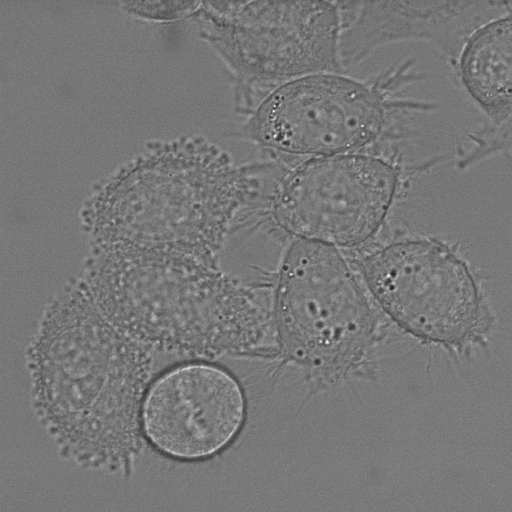
#> input picture hela_dataset-train-01/t009.tif, 512 x 512 px
$ jupyter execute process_image.ipynb
#> lines starting #> are read from the running program, lines starting #| are printed output that depends on the picture; after the words box and inside, x2 and y2 are one past the last pixel; in counts of white or black regions, pixels touching at a corner belong together
[cell 1]
import cv2
import numpy as np
from pathlib import Path
import matplotlib.pyplot as plt

[cell 2]
# Görüntüyü yükle
input_path = "hela_dataset-train-01/t009.tif"
output_path = "hela_dataset-train-01/t009_processed.tif"

# TIF dosyasını oku
img = cv2.imread(input_path, cv2.IMREAD_UNCHANGED)
#> img is the input picture: shape (512, 512); min 32, max 247, mean 119.4

if img is None:
    print(f"Hata: {input_path} dosyası okunamadı!")
else:
    print(f"Orijinal görüntü boyutu: {img.shape}")
#| Orijinal görüntü boyutu: (512, 512)
    print(f"Orijinal görüntü tipi: {img.dtype}")
#| Orijinal görüntü tipi: uint8

    # Orijinal görüntüyü göster
    plt.figure(figsize=(8, 8))
    if len(img.shape) == 3:
        plt.imshow(cv2.cvtColor(img, cv2.COLOR_BGR2RGB))
    else:
        plt.imshow(img, cmap='gray')
    plt.title('Orijinal Görüntü')
    plt.axis('off')
    plt.show()

    # Eğer renkli ise gri tonlamaya çevir
    if len(img.shape) == 3:
        gray = cv2.cvtColor(img, cv2.COLOR_BGR2GRAY)
    else:
        gray = img.copy()

    # 1. Gürültü azaltma - Gaussian blur ile
    denoised = cv2.GaussianBlur(gray, (5, 5), 0)

    # 2. Binary'ye çevir - Otsu thresholding (otomatik threshold değeri)
    _, binary = cv2.threshold(denoised, 0, 255, cv2.THRESH_BINARY + cv2.THRESH_OTSU)
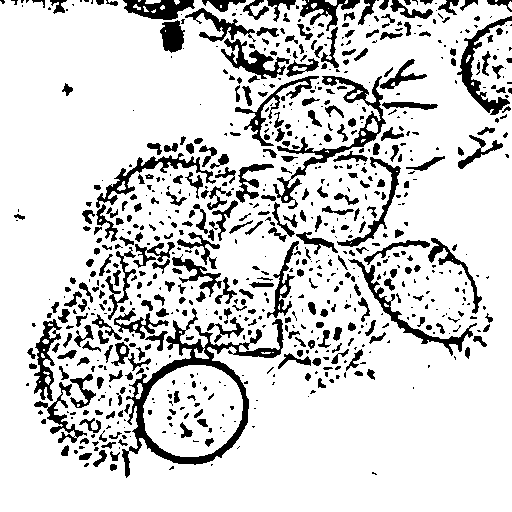
#> binary: shape (512, 512); 83.4% white; 763 black regions (429 under 20 px), largest, box (x1, y1, x2, y2) and area: (122, 308, 284, 478) 4115, (273, 76, 386, 209) 1971, (457, 16, 512, 115) 1208

    # 3. Arka planı siyah yapmak için kontrol et
    # Eğer çoğunluk beyazsa (arka plan beyaz), invert et
    white_pixels = np.sum(binary == 255)
#> white_pixels = 218635
    black_pixels = np.sum(binary == 0)
#> black_pixels = 43509

    if white_pixels > black_pixels:
        # Arka plan beyazsa, invert et (arka plan siyah olsun)
        binary = cv2.bitwise_not(binary)
        print("Görüntü invert edildi (arka plan siyah yapıldı)")

    print(f"\nBinary görüntü oluşturuldu:")
    print(f"Binary görüntü boyutu: {binary.shape}")
#| Binary görüntü boyutu: (512, 512)
    print(f"Beyaz pikseller: {np.sum(binary == 255)}, Siyah pikseller: {np.sum(binary == 0)}")
#| Beyaz pikseller: 43509, Siyah pikseller: 218635

    # Binary görüntüyü göster
    plt.figure(figsize=(8, 8))
    plt.imshow(binary, cmap='gray')
    plt.title('Binary Görüntü (Noise Kaldırılmış)')
    plt.axis('off')
    plt.show()

[cell 3]
# Morphological işlemler için kernel oluştur
kernel = cv2.getStructuringElement(cv2.MORPH_ELLIPSE, (5, 5))
# Alternatif kernel seçenekleri:
# kernel = cv2.getStructuringElement(cv2.MORPH_RECT, (5, 5))
# kernel = cv2.getStructuringElement(cv2.MORPH_CROSS, (5, 5))

# 1. Closing işlemi: Dilation + Erosion
# Küçük delikleri kapatır ve nesneleri birleştirir
closed = cv2.morphologyEx(binary, cv2.MORPH_CLOSE, kernel)
#> closed: shape (512, 512); 20.3% white; 356 white regions (236 under 20 px), largest, box (x1, y1, x2, y2) and area: (27, 59, 438, 478) 31635, (123, 0, 413, 83) 7255, (348, 238, 487, 360) 2947
print(f"Closing işlemi tamamlandı")
print(f"Closing öncesi - Beyaz: {np.sum(binary == 255)}, Siyah: {np.sum(binary == 0)}")
#| Closing öncesi - Beyaz: 43509, Siyah: 218635
print(f"Closing sonrası - Beyaz: {np.sum(closed == 255)}, Siyah: {np.sum(closed == 0)}")
#| Closing sonrası - Beyaz: 53108, Siyah: 209036

# Closing sonucunu göster
plt.figure(figsize=(12, 5))
plt.subplot(1, 2, 1)
plt.imshow(binary, cmap='gray')
plt.title('Closing Öncesi')
plt.axis('off')
plt.subplot(1, 2, 2)
plt.imshow(closed, cmap='gray')
plt.title('Closing Sonrası')
plt.axis('off')
plt.tight_layout()
plt.show()
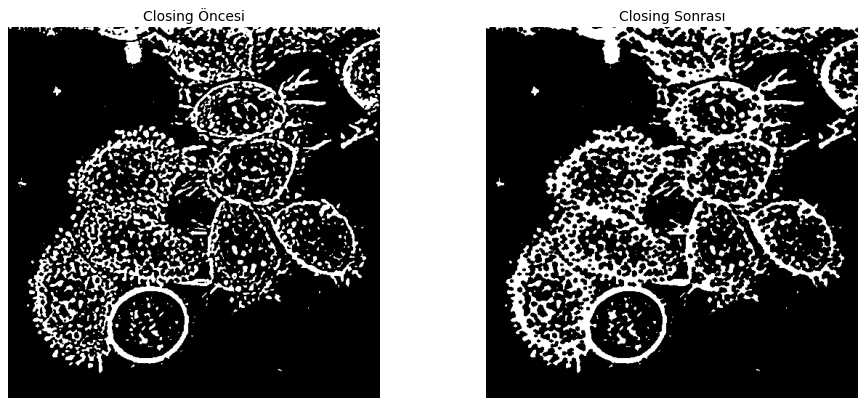
#> figure drawn by matplotlib, 2 panels

[cell 4]
# 2. Opening işlemi: Erosion + Dilation
# Küçük gürültüleri ve ince çıkıntıları temizler
opened = cv2.morphologyEx(closed, cv2.MORPH_OPEN, kernel)
#> opened: shape (512, 512); 15.4% white; 263 white regions (33 under 20 px), largest, box (x1, y1, x2, y2) and area: (111, 316, 249, 465) 3880, (189, 8, 339, 82) 2503, (267, 130, 400, 204) 1926
print(f"Opening işlemi tamamlandı")
print(f"Opening sonrası - Beyaz: {np.sum(opened == 255)}, Siyah: {np.sum(opened == 0)}")
#| Opening sonrası - Beyaz: 40294, Siyah: 221850

# Opening sonucunu göster
plt.figure(figsize=(12, 5))
plt.subplot(1, 2, 1)
plt.imshow(closed, cmap='gray')
plt.title('Opening Öncesi (Closing Sonrası)')
plt.axis('off')
plt.subplot(1, 2, 2)
plt.imshow(opened, cmap='gray')
plt.title('Opening Sonrası')
plt.axis('off')
plt.tight_layout()
plt.show()

[cell 5]
# Connected Components Analizi
# Bileşenleri analiz et (stats ile alan bilgisi al)
num_labels, labels, stats, centroids = cv2.connectedComponentsWithStats(opened, connectivity=8)
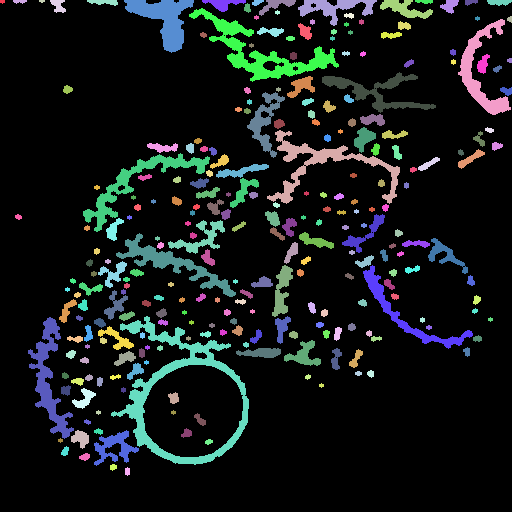
#> labels: shape (512, 512) int32; 264 distinct labels, from 0 to 263; one colour per label, 0 black
#> num_labels = 264; stats = 264 rows, first 6: [0, 0, 512, 512, 221850], [0, 0, 5, 4, 16], [13, 0, 14, 4, 40], [39, 0, 6, 3, 14], [50, 0, 16, 13, 129], [87, 0, 31, 6, 124]; centroids = 264 pairs, first value 2 to 509.4, second value 0.714 to 471

print(f"\nConnected Components Analizi:")
print(f"Toplam bileşen sayısı (arka plan dahil): {num_labels}")
#| Toplam bileşen sayısı (arka plan dahil): 264
print(f"Gerçek nesne sayısı: {num_labels - 1}")  # 0 = arka plan
#| Gerçek nesne sayısı: 263

# Küçük bileşenleri silmek için eşik değeri (piksel sayısı)
min_pixel_size = 100  # Bu değeri ihtiyaca göre ayarlayabilirsiniz

# Yeni görüntü oluştur (sadece büyük bileşenler kalacak)
filtered = np.zeros_like(opened)

# Her bileşeni kontrol et (0 = arka plan, atla)
removed_count = 0
kept_count = 0

for label_id in range(1, num_labels):  # 0'ı atla (arka plan)
    area = stats[label_id, cv2.CC_STAT_AREA]

    if area >= min_pixel_size:
        # Büyük bileşeni koru
        filtered[labels == label_id] = 255
        kept_count += 1
    else:
        # Küçük bileşeni sil
        removed_count += 1
#> this loop made 263 passes
#> area on passes 2, 4, 5, 6, 7, 8, 9, 10: 40, 129, 124, 1624, 251, 48, 230, 811
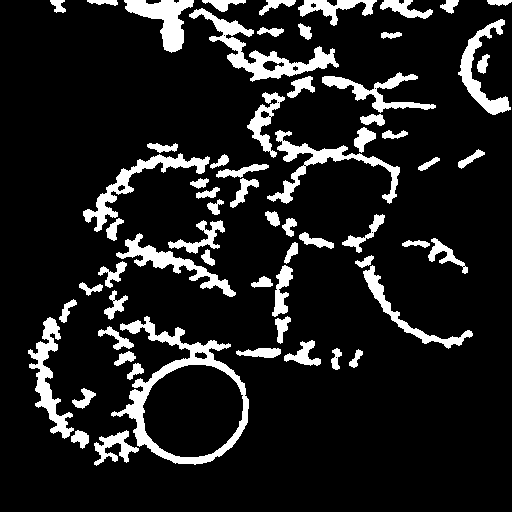
#> filtered: shape (512, 512); 12.4% white; 64 white regions, largest, box (x1, y1, x2, y2) and area: (111, 316, 249, 465) 3880, (189, 8, 339, 82) 2503, (267, 130, 400, 204) 1926
#> after the loop, kept_count = 64; removed_count = 199

print(f"\nKüçük bileşen temizleme:")
print(f"Eşik değeri: {min_pixel_size} piksel")
print(f"Korunan bileşen sayısı: {kept_count}")
#| Korunan bileşen sayısı: 64
print(f"Silinen bileşen sayısı: {removed_count}")
#| Silinen bileşen sayısı: 199
print(f"Filtreleme öncesi - Beyaz: {np.sum(opened == 255)}, Siyah: {np.sum(opened == 0)}")
#| Filtreleme öncesi - Beyaz: 40294, Siyah: 221850
print(f"Filtreleme sonrası - Beyaz: {np.sum(filtered == 255)}, Siyah: {np.sum(filtered == 0)}")
#| Filtreleme sonrası - Beyaz: 32384, Siyah: 229760

# Sonucu kaydet
cv2.imwrite(output_path, filtered)
print(f"\nKüçük bileşenler temizlenmiş görüntü kaydedildi: {output_path}")

# Sonuçları göster
plt.figure(figsize=(15, 5))
plt.subplot(1, 3, 1)
plt.imshow(opened, cmap='gray')
plt.title('Filtreleme Öncesi\n(Closing + Opening)')
plt.axis('off')
plt.subplot(1, 3, 2)
plt.imshow(filtered, cmap='gray')
plt.title(f'Filtreleme Sonrası\n(Min: {min_pixel_size} piksel)')
plt.axis('off')
plt.subplot(1, 3, 3)
# Fark görüntüsü (silinen componentları göster)
diff = opened.copy()
diff[filtered == 255] = 0  # Korunanları siyah yap
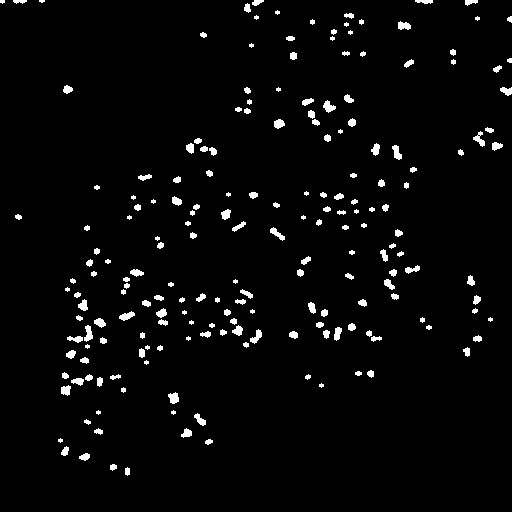
#> diff: shape (512, 512); 3% white; 199 white regions (33 under 20 px)
plt.imshow(diff, cmap='hot')
plt.title('Silinen Componentlar')
plt.axis('off')
plt.tight_layout()
plt.show()

# Final sonucu göster
plt.figure(figsize=(8, 8))
plt.imshow(filtered, cmap='gray')
plt.title(f'Final Sonuç\n({kept_count} bileşen korundu, {removed_count} bileşen silindi)')
plt.axis('off')
plt.show()

[cell 6]
# Opening işlemi: Erosion + Dilation
# Küçük gürültüleri ve ince çıkıntıları temizler
opened_final = cv2.morphologyEx(filtered, cv2.MORPH_OPEN, kernel)
print(f"Opening işlemi tamamlandı")
print(f"Opening öncesi - Beyaz: {np.sum(filtered == 255)}, Siyah: {np.sum(filtered == 0)}")
#| Opening öncesi - Beyaz: 32384, Siyah: 229760
print(f"Opening sonrası - Beyaz: {np.sum(opened_final == 255)}, Siyah: {np.sum(opened_final == 0)}")
#| Opening sonrası - Beyaz: 32384, Siyah: 229760

# Opening sonucunu göster
plt.figure(figsize=(12, 5))
plt.subplot(1, 2, 1)
plt.imshow(filtered, cmap='gray')
plt.title('Opening Öncesi\n(Connected Components Filtreleme Sonrası)')
plt.axis('off')
plt.subplot(1, 2, 2)
plt.imshow(opened_final, cmap='gray')
plt.title('Opening Sonrası')
plt.axis('off')
plt.tight_layout()
plt.show()

# Final sonucu kaydet
cv2.imwrite(output_path, opened_final)
print(f"\nFinal görüntü kaydedildi: {output_path}")

# Final sonucu göster
plt.figure(figsize=(8, 8))
plt.imshow(opened_final, cmap='gray')
plt.title('Final Sonuç (Opening Uygulanmış)')
plt.axis('off')
plt.show()

[cell 7]
# Sadece içi kapalı (deliksiz) şekilleri bırak
# Contour hierarchy kullanarak delikli şekilleri tespit et

# Önce filtered görüntüsünü kullan (eğer yoksa opened_final kullan)
input_img = filtered if 'filtered' in globals() else opened_final

# Contour'ları bul (hierarchy ile)
contours, hierarchy = cv2.findContours(input_img, cv2.RETR_TREE, cv2.CHAIN_APPROX_SIMPLE)
#> contours = 80 contours, 9 with area under 20; largest, box (x1, y1, x2, y2) and area: (111, 316, 249, 465) 10829, (142, 364, 244, 458) 7378, (189, 8, 339, 82) 2370, (267, 130, 400, 204) 1642, (83, 153, 210, 232) 1556

print(f"Toplam contour sayısı: {len(contours)}")
#| Toplam contour sayısı: 80

# İçi kapalı şekilleri tutmak için yeni görüntü
solid_only = np.zeros_like(input_img)

# Her contour'u kontrol et
solid_count = 0
hollow_count = 0

if hierarchy is not None:
    for i, contour in enumerate(contours):
        # Hierarchy yapısı: [next, previous, first_child, parent]
        # Eğer first_child == -1 ise, iç contour yok (içi kapalı)
        # Eğer first_child != -1 ise, iç contour var (delik var)

        has_hole = False
        if hierarchy[0][i][2] != -1:  # first_child var mı?
            has_hole = True

        # Contour alanını kontrol et (çok küçük contour'ları atla)
        area = cv2.contourArea(contour)
        if area < 50:  # Çok küçük contour'ları atla
            continue

        if not has_hole:
            # İçi kapalı şekil - koru
            cv2.drawContours(solid_only, [contour], -1, 255, -1)  # -1 = içini doldur
            solid_count += 1
        else:
            # Delikli şekil - atla
            hollow_count += 1
#> this loop made 80 passes
#> (has_hole, area) on passes 1, 2, 3, 4, 5, 6, 7, 9: (False, 565.5), (False, 178.5), (False, 187.5), (False, 114.5), (False, 144.5), (False, 95.5), (True, 115.5), (False, 273)
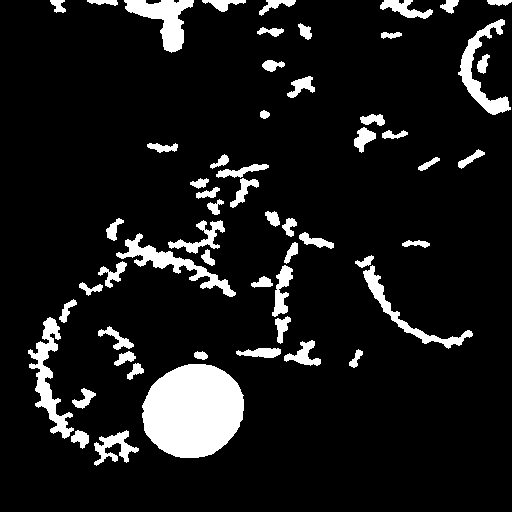
#> solid_only: shape (512, 512); 9.9% white; 57 white regions, largest, box (x1, y1, x2, y2) and area: (142, 364, 244, 458) 7518, (28, 317, 74, 439) 1711, (124, 0, 194, 53) 1624
#> after the loop, hollow_count = 11; solid_count = 57

print(f"\nİçi kapalı şekil analizi:")
print(f"İçi kapalı (solid) şekil sayısı: {solid_count}")
#| İçi kapalı (solid) şekil sayısı: 57
print(f"Delikli (hollow) şekil sayısı: {hollow_count}")
#| Delikli (hollow) şekil sayısı: 11
print(f"Filtreleme öncesi - Beyaz: {np.sum(input_img == 255)}, Siyah: {np.sum(input_img == 0)}")
#| Filtreleme öncesi - Beyaz: 32384, Siyah: 229760
print(f"Filtreleme sonrası - Beyaz: {np.sum(solid_only == 255)}, Siyah: {np.sum(solid_only == 0)}")
#| Filtreleme sonrası - Beyaz: 26016, Siyah: 236128

# Sonucu kaydet
cv2.imwrite(output_path, solid_only)
print(f"\nSadece içi kapalı şekiller kaydedildi: {output_path}")

# Sonuçları göster
plt.figure(figsize=(15, 5))
plt.subplot(1, 3, 1)
plt.imshow(input_img, cmap='gray')
plt.title('Filtreleme Öncesi\n(Tüm Şekiller)')
plt.axis('off')
plt.subplot(1, 3, 2)
plt.imshow(solid_only, cmap='gray')
plt.title(f'Filtreleme Sonrası\n(Sadece İçi Kapalı: {solid_count})')
plt.axis('off')
plt.subplot(1, 3, 3)
# Fark görüntüsü (silinen delikli şekilleri göster)
diff = input_img.copy()
diff[solid_only == 255] = 0  # Korunanları siyah yap
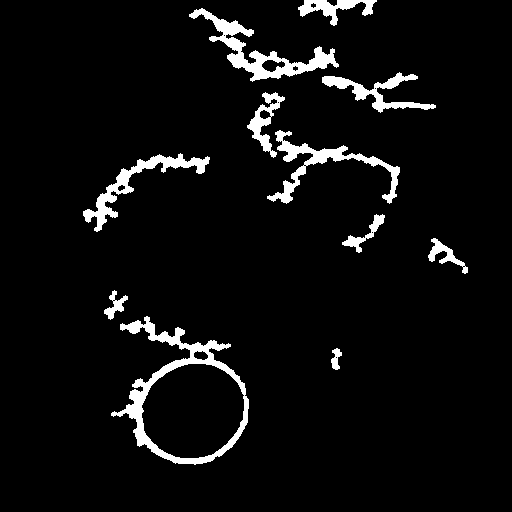
#> diff: shape (512, 512); 5.3% white; 11 white regions, largest, box (x1, y1, x2, y2) and area: (111, 316, 249, 465) 3570, (189, 8, 339, 82) 2452, (267, 130, 400, 204) 1926
plt.imshow(diff, cmap='hot')
plt.title(f'Silinen Delikli Şekiller\n({hollow_count} adet)')
plt.axis('off')
plt.tight_layout()
plt.show()

# Final sonucu göster
plt.figure(figsize=(8, 8))
plt.imshow(solid_only, cmap='gray')
plt.title(f'Sadece İçi Kapalı Şekiller\n({solid_count} solid, {hollow_count} hollow silindi)')
plt.axis('off')
plt.show()

[cell 8]
# Connected Components Analizi ile küçük componentları sil
# Önceki hücreden solid_only görüntüsünü kullan
input_img = solid_only if 'solid_only' in globals() else filtered

# Connected Components Analizi
# Bileşenleri analiz et (stats ile alan bilgisi al)
num_labels, labels, stats, centroids = cv2.connectedComponentsWithStats(input_img, connectivity=8)
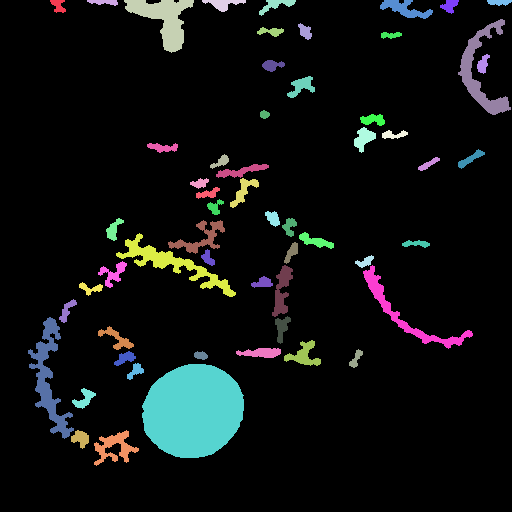
#> labels: shape (512, 512) int32; 58 distinct labels, from 0 to 57; one colour per label, 0 black
#> num_labels = 58; stats = 58 rows, first 6: [0, 0, 512, 512, 236128], [50, 0, 16, 13, 129], [87, 0, 31, 6, 124], [124, 0, 70, 53, 1624], [202, 0, 44, 12, 251], [259, 0, 37, 16, 230]; centroids = 58 pairs, first value 48.67 to 498.8, second value 1.68 to 447.1

print(f"\nConnected Components Analizi:")
print(f"Toplam bileşen sayısı (arka plan dahil): {num_labels}")
#| Toplam bileşen sayısı (arka plan dahil): 58
print(f"Gerçek nesne sayısı: {num_labels - 1}")  # 0 = arka plan
#| Gerçek nesne sayısı: 57

# Küçük bileşenleri silmek için eşik değeri (piksel sayısı)
min_pixel_size = 2000  # Bu değeri ihtiyaca göre ayarlayabilirsiniz

# Yeni görüntü oluştur (sadece büyük bileşenler kalacak)
filtered_final = np.zeros_like(input_img)

# Her bileşeni kontrol et (0 = arka plan, atla)
removed_count = 0
kept_count = 0

for label_id in range(1, num_labels):  # 0'ı atla (arka plan)
    area = stats[label_id, cv2.CC_STAT_AREA]

    if area >= min_pixel_size:
        # Büyük bileşeni koru
        filtered_final[labels == label_id] = 255
        kept_count += 1
    else:
        # Küçük bileşeni sil
        removed_count += 1
#> this loop made 57 passes
#> area on passes 1 to 8: 129, 124, 1624, 251, 230, 476, 153, 113
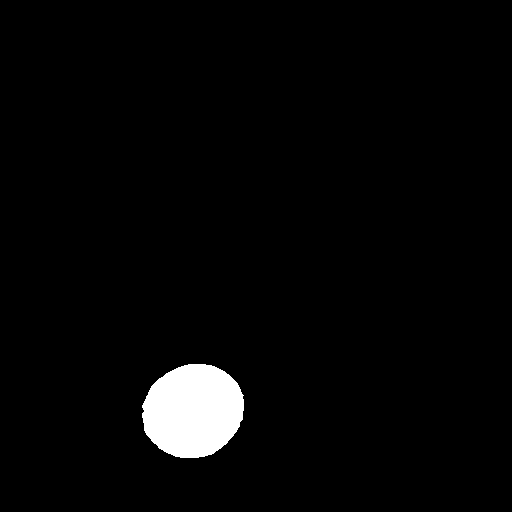
#> filtered_final: shape (512, 512); 2.9% white; 1 white region, box (x1, y1, x2, y2) and area: (142, 364, 244, 458) 7518
#> after the loop, kept_count = 1; removed_count = 56

print(f"\nKüçük bileşen temizleme:")
print(f"Eşik değeri: {min_pixel_size} piksel")
print(f"Korunan bileşen sayısı: {kept_count}")
#| Korunan bileşen sayısı: 1
print(f"Silinen bileşen sayısı: {removed_count}")
#| Silinen bileşen sayısı: 56
print(f"Filtreleme öncesi - Beyaz: {np.sum(input_img == 255)}, Siyah: {np.sum(input_img == 0)}")
#| Filtreleme öncesi - Beyaz: 26016, Siyah: 236128
print(f"Filtreleme sonrası - Beyaz: {np.sum(filtered_final == 255)}, Siyah: {np.sum(filtered_final == 0)}")
#| Filtreleme sonrası - Beyaz: 7518, Siyah: 254626

# Sonucu kaydet
cv2.imwrite(output_path, filtered_final)
print(f"\nKüçük bileşenler temizlenmiş görüntü kaydedildi: {output_path}")

# Sonuçları göster
plt.figure(figsize=(15, 5))
plt.subplot(1, 3, 1)
plt.imshow(input_img, cmap='gray')
plt.title('Filtreleme Öncesi\n(İçi Kapalı Şekiller)')
plt.axis('off')
plt.subplot(1, 3, 2)
plt.imshow(filtered_final, cmap='gray')
plt.title(f'Filtreleme Sonrası\n(Min: {min_pixel_size} piksel)')
plt.axis('off')
plt.subplot(1, 3, 3)
# Fark görüntüsü (silinen componentları göster)
diff = input_img.copy()
diff[filtered_final == 255] = 0  # Korunanları siyah yap
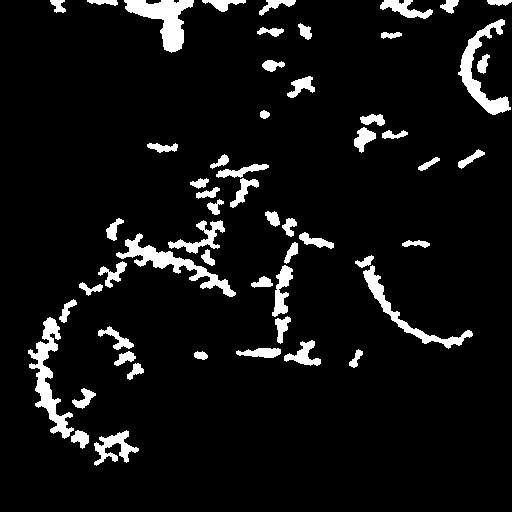
#> diff: shape (512, 512); 7.1% white; 56 white regions, largest, box (x1, y1, x2, y2) and area: (28, 317, 74, 439) 1711, (124, 0, 194, 53) 1624, (116, 233, 236, 297) 1563
plt.imshow(diff, cmap='hot')
plt.title('Silinen Küçük Componentlar')
plt.axis('off')
plt.tight_layout()
plt.show()

# Final sonucu göster
plt.figure(figsize=(8, 8))
plt.imshow(filtered_final, cmap='gray')
plt.title(f'Final Sonuç\n({kept_count} bileşen korundu, {removed_count} bileşen silindi)')
plt.axis('off')
plt.show()
